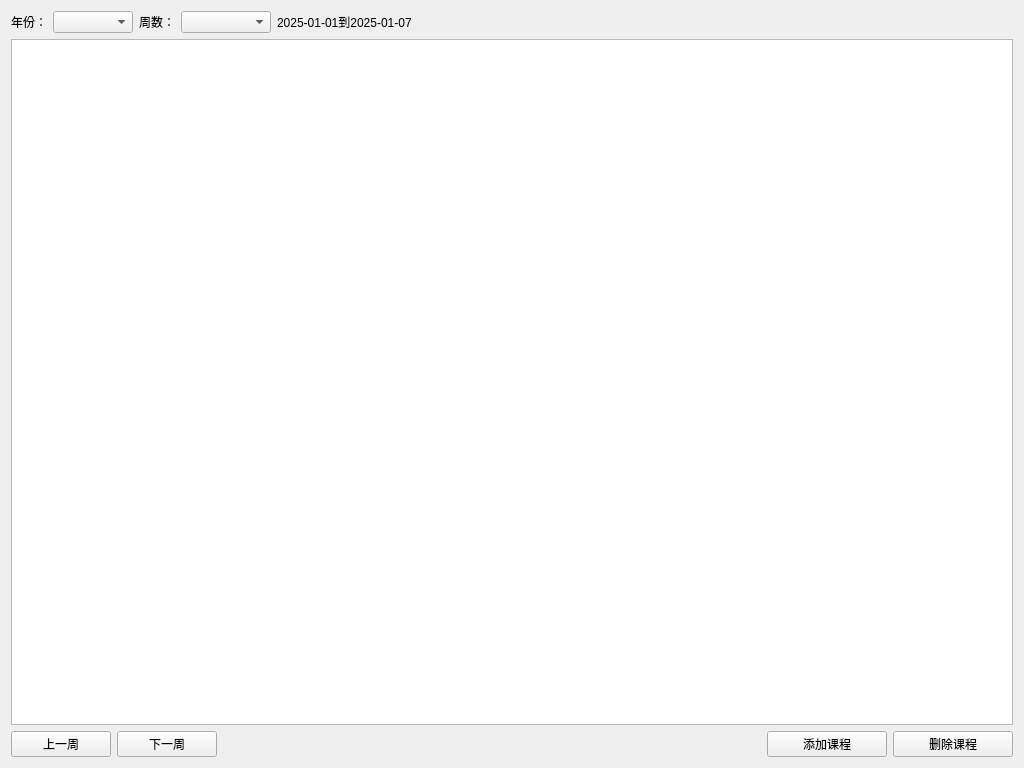
<?xml version="1.0" encoding="UTF-8"?>
<ui version="4.0">
 <class>ScheduleWidget</class>
 <widget class="QWidget" name="ScheduleWidget">
  <property name="geometry">
   <rect>
    <x>0</x>
    <y>0</y>
    <width>1024</width>
    <height>768</height>
   </rect>
  </property>
  <property name="windowTitle">
   <string>课程安排</string>
  </property>
  <layout class="QVBoxLayout" name="verticalLayout_2">
   <item>
    <layout class="QHBoxLayout" name="horizontalLayout">
     <item>
      <widget class="QLabel" name="label">
       <property name="text">
        <string>年份：</string>
       </property>
      </widget>
     </item>
     <item>
      <widget class="QComboBox" name="yearComboBox">
       <property name="minimumSize">
        <size>
         <width>80</width>
         <height>0</height>
        </size>
       </property>
      </widget>
     </item>
     <item>
      <widget class="QLabel" name="label_2">
       <property name="text">
        <string>周数：</string>
       </property>
      </widget>
     </item>
     <item>
      <widget class="QComboBox" name="weekComboBox">
       <property name="minimumSize">
        <size>
         <width>90</width>
         <height>0</height>
        </size>
       </property>
      </widget>
     </item>
     <item>
      <widget class="QLabel" name="dateRangeLabel">
       <property name="text">
        <string>2025-01-01到2025-01-07</string>
       </property>
      </widget>
     </item>
     <item>
      <spacer name="horizontalSpacer">
       <property name="orientation">
        <enum>Qt::Horizontal</enum>
       </property>
       <property name="sizeHint" stdset="0">
        <size>
         <width>40</width>
         <height>20</height>
        </size>
       </property>
      </spacer>
     </item>
    </layout>
   </item>
   <item>
    <widget class="QTableWidget" name="tableWidget">
     <property name="editTriggers">
      <set>QAbstractItemView::DoubleClicked|QAbstractItemView::EditKeyPressed</set>
     </property>
     <property name="alternatingRowColors">
      <bool>true</bool>
     </property>
     <property name="selectionMode">
      <enum>QAbstractItemView::SingleSelection</enum>
     </property>
     <property name="selectionBehavior">
      <enum>QAbstractItemView::SelectItems</enum>
     </property>
    </widget>
   </item>
   <item>
    <layout class="QHBoxLayout" name="horizontalLayout_2">
     <item>
      <widget class="QPushButton" name="prevWeekBtn">
       <property name="minimumSize">
        <size>
         <width>100</width>
         <height>0</height>
        </size>
       </property>
       <property name="text">
        <string>上一周</string>
       </property>
      </widget>
     </item>
     <item>
      <widget class="QPushButton" name="nextWeekBtn">
       <property name="minimumSize">
        <size>
         <width>100</width>
         <height>0</height>
        </size>
       </property>
       <property name="text">
        <string>下一周</string>
       </property>
      </widget>
     </item>
     <item>
      <spacer name="horizontalSpacer_2">
       <property name="orientation">
        <enum>Qt::Horizontal</enum>
       </property>
       <property name="sizeHint" stdset="0">
        <size>
         <width>40</width>
         <height>20</height>
        </size>
       </property>
      </spacer>
     </item>
     <item>
      <widget class="QPushButton" name="addButton">
       <property name="minimumSize">
        <size>
         <width>120</width>
         <height>0</height>
        </size>
       </property>
       <property name="text">
        <string>添加课程</string>
       </property>
      </widget>
     </item>
     <item>
      <widget class="QPushButton" name="deleteButton">
       <property name="minimumSize">
        <size>
         <width>120</width>
         <height>0</height>
        </size>
       </property>
       <property name="text">
        <string>删除课程</string>
       </property>
      </widget>
     </item>
    </layout>
   </item>
  </layout>
 </widget>
 <resources/>
 <connections/>
</ui>
